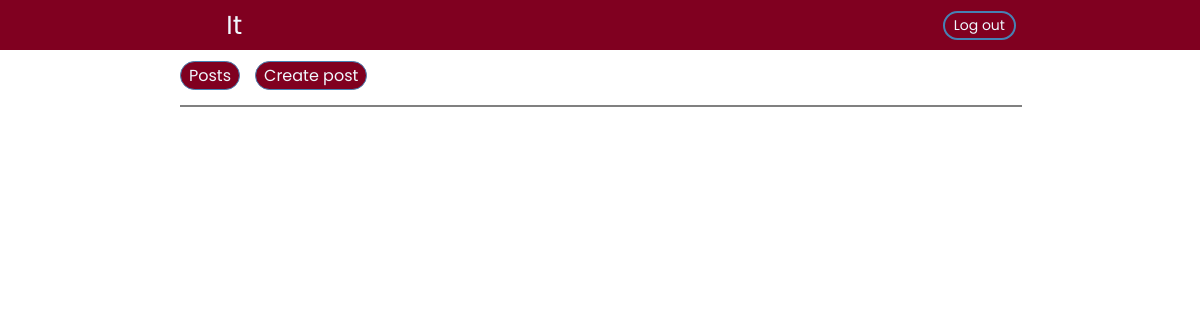
Page / (signed in) on the earlier database version.
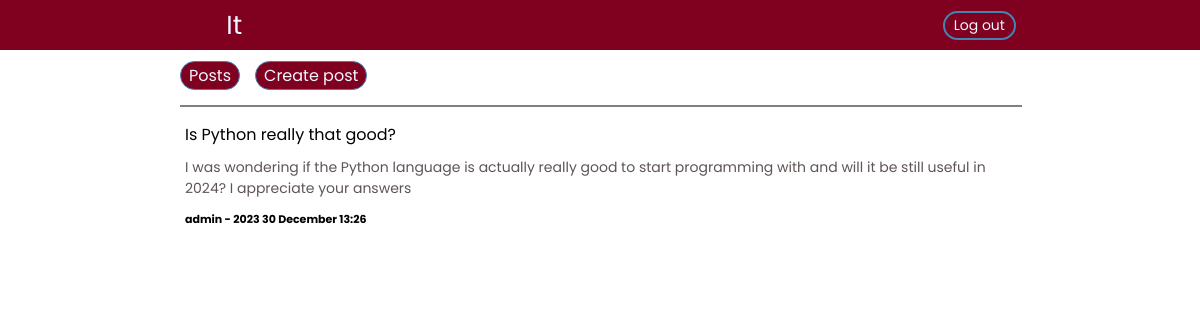
Same page on the later database version.
### src/models/post.py (models this page shows, shortened)
class Post(BaseModel):
    __tablename__ = 'posts'
    id = db.Column(db.Integer, primary_key=True)
    author = db.Column(db.String)
    title = db.Column(db.String)
    content = db.Column(db.String)
    _date = db.Column(db.DateTime)
    @property
    def date(self):
        return self._date

### src/views/main/routes.py (the view)
@home_blueprint.route('/')
@login_required
def home():
    posts = Post.query.all()
    return render_template('main/home.html', posts=posts)

### src/__init__.py (called while the page is built)
def register_extension(app):
    db.init_app(app)
    migrate.init_app(app, db)
    login_manager.init_app(app)
    login_manager.login_view = 'auth.login'
    @login_manager.user_loader
    def load_user(user_id):
        return User.query.get(user_id)
    admin.init_app(app)
    admin.add_view(PostView(Post, db.session))
    admin.add_view(UserView(User, db.session))

### src/templates/main/home.html (shortened to what this page needs)
{% extends 'layouts/layout.html' %}
{% block head %}
    <link rel="stylesheet" href="{{ url_for('static.serve_static', filename='css/main/home.css') }}">
{% endblock %}
{% block body %}
    <div class="container flex-d">
        <div class="main-div">
            <div class="create-post-div">
                <a href="/posts" class="inner-button">Posts</a>
                <a href="/post" class="inner-button">Create post</a>
            </div>
            <hr>
            <div class="posts-div">
                {% for post in posts %}
                    <div class="post">
                        <div class="post-header">{{ post.title }}</div>
                        <div class="post-content">{{ post.content }}</div>
                        <div class="post-bottom">{{ post.author }} - {{ post.date.strftime('%Y %d %B %H:%M') }}</div>
                    </div>
                {% endfor %}
            </div>
        </div>
    </div>
{% endblock %}

### src/templates/layouts/layout.html (shortened to what this page needs)
<!DOCTYPE html>
<html lang="en">
<head>
    <link rel="stylesheet" href="{{ url_for('static.serve_static', filename='css/index.css') }}">
    {% block head %}{% endblock %}
</head>
<body>
    {% include 'layouts/nav.html' %}
    {% block body %}{% endblock %}
</body>
</html>

### src/templates/layouts/nav.html
<nav class="nav-bar flex-d">
    <div class="container">
        <div class="tag-div flex-d">
            <a href="/">It</a>
        </div>
        <div class="buttons-div">
            {% if current_user.is_authenticated %}
                <a href="{{ url_for('auth.logout') }}" class="button">Log out</a>
            {% else %}
                <a href="{{ url_for('auth.login') }}" class="button">Log in</a>
                <a href="{{ url_for('auth.register') }}" class="button">Sign up</a>
            {% endif %}
        </div>
    </div>
</nav>

### src/static/css/index.css (style rules this page uses)
:root { --main-color: #800020; --secondary-color: #4682B4; }
body { margin: 0; padding: 0; }
a { text-decoration: none; color: aliceblue; }
hr { margin: 0px; width: 100%; border: 1px solid gray; }
.flex-d { display: flex; justify-content: center; align-items: center; }
.nav-bar { height: 38px; width: calc(100% - 12px); background-color: var(--main-color); padding: 6px; }
.container { display: flex; height: 100%; width: 70%; left: 0; right: 0; margin: 0 auto; }
.tag-div { width: 100px; height: 100%; color: aliceblue; font-size: 26px; font-family: 'Poppins', sans-serif; }
.buttons-div { display: flex; justify-content: center; align-items: center; width: auto; height: 100%; margin-left: auto; gap: 10px; }
.button { display: flex; justify-content: center; align-items: center; font-family: 'Poppins', sans-serif; background-color: transparent; border: 2px solid var(--secondary-color); padding: 2px; width: 65px; font-size: 14px; border-radius: 16px; }
.inner-button { display: flex; justify-content: center; align-items: center; background-color: var(--main-color); border: 1px solid var(--secondary-color); font-family: 'Poppins', sans-serif; font-size: 16px; padding: 1px 8px 1px 8px; border-radius: 16px; }

### src/static/css/main/home.css (style rules this page uses)
.main-div { width: 100%; height: 100%; display: flex; flex-direction: column; gap: 5px; }
.create-post-div { width: 100%; height: 50px; display: flex; justify-content: left; align-items: center; gap: 15px; }
.posts-div { display: flex; width: 100%; flex-direction: column; gap: 20px; }
.post { display: flex; width: 100%; flex-direction: column; font-family: 'Poppins', sans-serif; gap: 5px; padding: 5px; border-radius: 16px; }
.post-header { display: flex; width: 100%; height: 35px; justify-content: left; align-items: center; }
.post-content { display: flex; width: 100%; justify-content: left; align-items: start; font-size: 14px; color: rgb(95, 85, 85); }
.post-bottom { display: flex; height: 30px; width: 100%; justify-content: left; align-items: center; font-size: 11px; font-weight: bold; }

Differences in the rows shown:
added Post: title "Is Python really that good?", content "I was wondering if the Python language is actually really good to start programming with and will it be still useful in 2024? I appreciate your answers", author "admin", date "2023 30 December 13:26"
